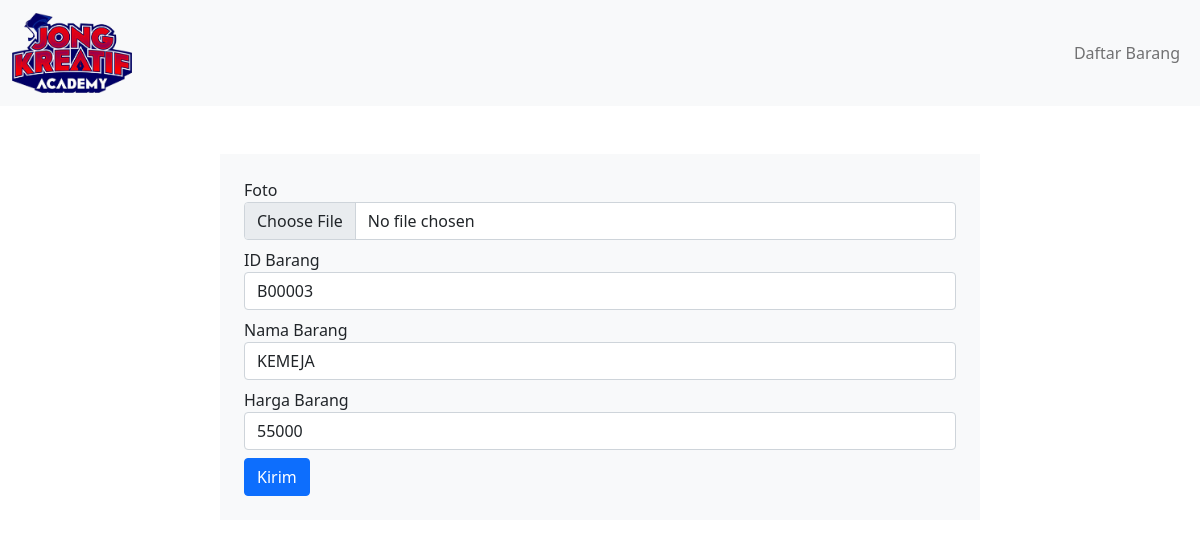
/form_edit.php?id_barang=B00003, run on the app's committed database.
### tables this page shows
CREATE TABLE `barang` (
  `id_barang` varchar(6) NOT NULL,
  `harga` int(10) DEFAULT NULL,
  `nama_barang` varchar(50) DEFAULT NULL,
  `foto` text DEFAULT NULL
);

### form_edit.php (the view, shortened to what this page needs)
<?php
require_once("connection.php");
if( isset($_GET["id_barang"])) $id_barang = $_GET["id_barang"];
else echo "ID Barang tidak ditemukan! <a href='index.php'>Kembali</a>";
$query = "SELECT * FROM barang  WHERE  id_barang ='{$id_barang}'";
$result = mysqli_query($mysqli, $query);
foreach( $result as $barang){
    $id_barang = $barang["id_barang"];
    $nama_barang = $barang["nama_barang"];
    $harga = $barang["harga"];
}
?>
<!DOCTYPE html>
<html lang="en">
<head>
    <link href="https://cdn.jsdelivr.net/npm/bootstrap@5.1.3/dist/css/bootstrap.min.css" rel="stylesheet">
    <link rel="stylesheet" href="https://cdn.jsdelivr.net/npm/bootstrap-icons@1.5.0/font/bootstrap-icons.css">
    <link href="style.css" rel="stylesheet" />
</head>
<body>
    <?php
    require('navbar.php');
    ?>
   <div id="form" class="pt-5">
        <div class="container">
            <div class="row d-flex justify-content-center">
                <div class="col col-8 p-4 bg-light">
                    <form action="action_edit.php" method="POST" enctype="multipart/form-data">
                        <div class="form-group mb-2">
                            <label for="foto">Foto</label>
                            <input name="foto" id="foto" class="form-control" type="file">
                        </div>
                        <div class="form-group mb-2">
                            <label for="id_barang">ID Barang</label>
                            <input name="id_barang" id="id_barang" value="<?=$id_barang?>" class="form-control" type="text" placeholder="ID Barang" required>
                        </div>
                        <div class="form-group mb-2">
                            <label for="name">Nama Barang</label>
                            <input name="nama_barang" id="name" value="<?=$nama_barang?>" class="form-control" type="text" placeholder="Nama Barang" required>
                        </div>
                        <div class="form-group mb-2">
                            <label for="name">Harga Barang</label>
                            <input name="harga" id="tmp_lahir" value="<?=$harga?>" class="form-control" type="text" placeholder="Harga Barang" required>
                        </div>
                        <input name="submit" type="submit" value="Kirim" class="btn btn-primary ">
                    </form>
                </div>
            </div>
        </div>
    </div>
</body>
</html>

### data on the page
barang: id_barang "B00003", nama_barang "KEMEJA", harga "55000"
